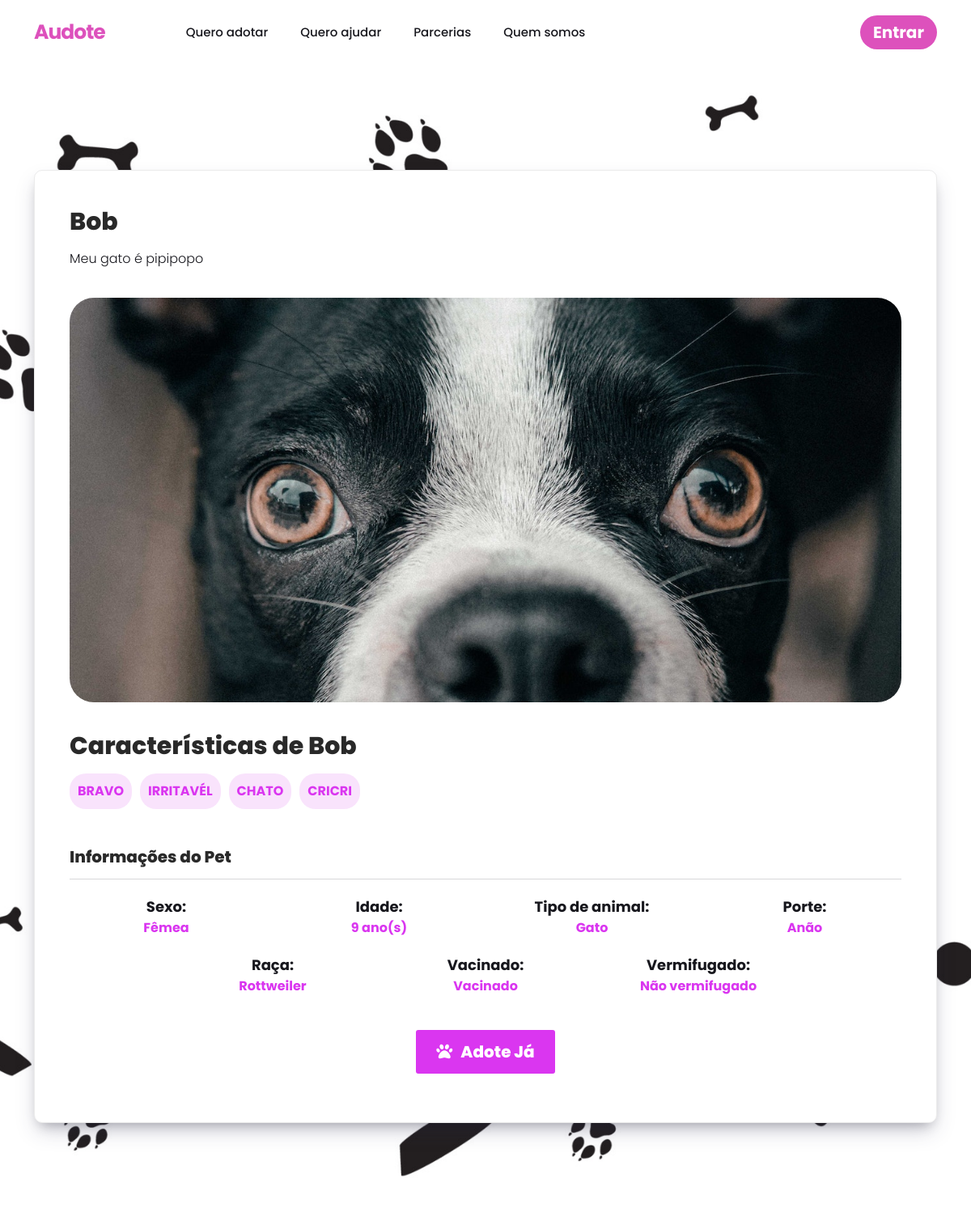
The page /pet.php?idPet=8 on the database its author committed.
### tables this page shows
CREATE TABLE IF NOT EXISTS `pets` (
  `idPet` int NOT NULL AUTO_INCREMENT,
  `nomePet` varchar(75) DEFAULT NULL,
  `tipoAnimal` varchar(75) DEFAULT NULL,
  `raca` varchar(75) DEFAULT NULL,
  `idadePet` int DEFAULT NULL,
  `porte` varchar(75) DEFAULT NULL,
  `sexo` varchar(50) DEFAULT NULL,
  `descricao` varchar(255) DEFAULT NULL,
  `vacinas` varchar(75) DEFAULT NULL,
  `vermifugado` varchar(75) DEFAULT NULL,
  `imagemPet` varchar(225) DEFAULT NULL,
  `caracteristicas` varchar(400) NOT NULL,
  `idUsuario` int NOT NULL,
  PRIMARY KEY (`idPet`)
);

### pet.php (the view, shortened to what this page needs)
<?php
include('config.php');
?>
<!DOCTYPE html>
<html lang="en" class="audote-root">
<head>
    <link rel="stylesheet" href="style-inicio.css">
    <link rel="stylesheet" href="src/style/pet.css">
    <link rel="stylesheet" href="https://cdn.jsdelivr.net/npm/bootstrap@5.3.0-alpha3/dist/css/bootstrap.min.css" />
    <link rel="stylesheet" href="src/style/pgprincipal.css" />
</head>
<body>
    <?php include('./secoes/nav.php') ?>
    <?php
    $idPet = $_GET['idPet'];
    $stmt = $pdo->prepare("SELECT * FROM `pets` WHERE idPet = $idPet;");
	$stmt ->execute();
    $row = $stmt ->fetch(PDO::FETCH_BOTH);
    $caracTexto = $row['caracteristicas'];
    $caracArray = explode(',', $caracTexto);
    ?>
            <section class="pet-details-area mt-100">
                <div class="container">
                    <div class="row">
                        <div>
                            <div class="pet-details-content">
                                <h4 class="title"><?php echo $row['nomePet'] ?></h4>
                                <p><?php echo $row['descricao'] ?></p>
                                <div class="pet-details-img">
                                    <img src="<?php echo $row['imagemPet'] ?>" alt="">
                                </div>
                                <h4 class="title">Características de <?php echo $row['nomePet'] ?></h4>
                                <div class="caracteristicas">
                                    <p><?php foreach($caracArray as $caracteristica) {
                                        echo "<span class='caracteristica'> $caracteristica </span>";
                                    } ?></p>
                                </div>
                                <div class="pet-dog-info">
                                    <h5 class="title">Informações do Pet</h5>
                                    <div class="row">
                                        <div class="col-md-3 col-sm-4 col-6">
                                            <div class="pet-info-item">
                                                <h6>Sexo:</h6>
                                                <span><?php echo $row['sexo'] ?></span>
                                            </div>
                                        </div>
                                        <div class="col-md-3 col-sm-4 col-6">
                                            <div class="pet-info-item">
                                                <h6>Idade:</h6>
                                                <span><?php echo$row['idadePet'] ?> ano(s)</span>
                                            </div>
                                        </div>
                                        <div class="col-md-3 col-sm-4 col-6">
                                            <div class="pet-info-item">
                                                <h6>Tipo de animal:</h6>
                                                <span><?php echo $row['tipoAnimal'] ?></span>
                                            </div>
                                        </div>
                                        <div class="col-md-3 col-sm-4 col-6">
                                            <div class="pet-info-item">
                                                <h6>Porte:</h6>
                                                <span><?php echo $row['porte'] ?></span>
                                            </div>
                                        </div>
                                        <div class="col-md-3 col-sm-4 col-6">
                                            <div class="pet-info-item">
                                                <h6>Raça:</h6>
                                                <span><?php echo $row['raca'] ?></span>
                                            </div>
                                        </div>
                                        <div class="col-md-3 col-sm-4 col-6">
                                            <div class="pet-info-item">
                                                <h6>Vacinado:</h6>
                                                <span><?php echo $row['vacinas'] ?></span>
                                            </div>
                                        </div>
                                        <div class="col-md-3 col-sm-4 col-6">
                                            <div class="pet-info-item">
                                                <h6>Vermifugado:</h6>
                                                <span><?php echo $row['vermifugado'] ?></span>
                                            </div>
                                        </div>
                                    </div>
                                    <a href="#" class="botao"> <i class="fa-solid fa-paw"></i> Adote já</a>
                                </div>
                            </div>
                        </div>
                    </div>
                </div>
            </section>
</body>
</html>

### style-inicio.css (style rules this page uses)
* { margin: 0; padding: 0; box-sizing: border-box; }
body { font-family: 'Poppins', sans-serif; }
.botao { -moz-user-select: none; user-select: none; background: #da36f0 repeat scroll 0 0; border: medium none; border-radius: 3px; color: #fff; cursor: pointer; display: inline-flex; align-items: center; font-size: 20px; font-weight: 800; letter-spacing: 0; line-height: 1; margin-bottom: 0; padding: 17px 25px; text-align: center; text-transform: capitalize; touch-action: manipulation; transition: all 0.3s ease 0s; vertical-align: middle; white-space: nowrap; position: relative; z-index: 1; overflow: hidden; text-decoration: none; align-self: center; gap: 10px; }
.botao::before { content: ""; position: absolute; -webkit-transition-duration: 800ms; transition-duration: 800ms; width: 200%; height: 200%; top: 110%; left: 50%; background: #292929; -webkit-transform: translateX(-50%); transform: translateX(-50%); border-radius: 50%; z-index: -1; color: #d8d8da; }

### src/style/pet.css (style rules this page uses)
.pet-details-area { background-image: url(../img/bg-pet.jpg); background-position: center; background-size: cover; padding: 110px 0; }
.pet-details-area .container .row { display: flex; justify-content: center; }
.pet-details-content { background: #fff; border: 1px solid #ebebeb; border-radius: 10px; padding: 45px 43px 60px; box-shadow: rgba(50, 50, 93, 0.25) 0px 13px 27px -5px, rgba(0, 0, 0, 0.3) 0px 8px 16px -8px; }
.pet-details-content p { width: 100%; word-break: break-all; }
.pet-details-content > .title { font-size: 30px; margin-bottom: 16px; color: #292929; font-weight: 800; }
.pet-details-img { margin: 36px 0 36px; }
.pet-details-img { width: 100%; height: 500px; overflow: hidden; display: flex; justify-content: center; align-items: center; border-radius: 30px; }
.pet-details-img img { width: 100%; }
.pet-dog-info .title { color: #292929; font-weight: 800; padding-bottom: 15px; border-bottom: 1px solid #d8d8da; margin-bottom: 25px; font-size: 20px; }
.pet-info-item { margin-bottom: 25px; }
.pet-info-item h6 { font-size: 18px; line-height: 1; margin-bottom: 5px; font-weight: 700; }
.pet-info-item span { display: block; font-size: 16px; color: #da36f0; font-weight: 700; }
.caracteristica { display: inline-block; color: #da36f0; text-transform: uppercase; font-size: 1rem; padding: 10px; border-radius: 20px; margin: 0 10px 10px 0; font-weight: 700; background-color: #e385f03b; }
.caracteristicas { width: 90%; }
.pet-dog-info .botao { margin-top: 17px; }
.pet-dog-info { margin-top: 37px; display: flex; flex-direction: column; }
.pet-dog-info .row { text-align: center; }
a.botao { -moz-user-select: none; user-select: none; background: #da36f0 repeat scroll 0 0; border: medium none; border-radius: 3px; color: #ffffff; cursor: pointer; display: inline-flex; align-items: center; font-size: 20px; font-weight: 800; letter-spacing: 0; line-height: 1; margin-bottom: 0; padding: 17px 25px; text-align: center; text-transform: capitalize; touch-action: manipulation; transition: all 0.3s ease 0s; vertical-align: middle; white-space: nowrap; position: relative; z-index: 1; overflow: hidden; text-decoration: none; align-self: center; gap: 10px; }
.botao::before { content: ""; position: absolute; -webkit-transition-duration: 800ms; transition-duration: 800ms; width: 200%; height: 200%; top: 110%; left: 50%; background: #292929; -webkit-transform: translateX(-50%); transform: translateX(-50%); border-radius: 50%; z-index: -1; color: #d8d8da; }

### src/style/pgprincipal.css (style rules this page uses)
.audote-root { --HoverTransition: 300ms cubic-bezier(0.215, 0.61, 0.355, 1); --HoverOpacity: 0.6; --TextColor: #17171D; --MainColor: #dd51bc; --MainColorTransparent: #dd51bc2f; --MainColorDark: #74155e; --MainColorLight: #fff1fc; --SecondaryColor: #fff0d9; --SecondaryColorLight: #FFF8EC; --LightGrayColor: #dedede; }
body { font-family: 'Poppins', "Segoe UI", "Helvetica Neue", Arial, "Noto Sans", sans-serif, "Apple Color Emoji", "Segoe UI Emoji", "Segoe UI Symbol", "Noto Color Emoji"; color: var(--TextColor); font-weight: 300; font-feature-settings: 'kern'; -moz-font-feature-settings: 'kern'; -webkit-font-smoothing: antialiased; -moz-osx-font-smoothing: grayscale; }
a { color: var(--MainColor); text-decoration: none; }
.mt-100 { margin-top: 100px; }
@media (min-width: 576px) { .container { max-width: 540px; } }
@media (min-width: 768px) { .container { max-width: 720px; } }
@media (min-width: 992px) { .container { max-width: 960px; } }
@media (min-width: 1200px) { .container { max-width: 1140px; } }

### rows shown on the page
pets: nomePet "Bob", descricao "Meu gato é pipipopo", imagemPet (picture), caracteristicas "BRAVO", caracteristicas "IRRITAVÉL", caracteristicas "CHATO", caracteristicas "CRICRI", sexo "Fêmea", idadePet "9", tipoAnimal "Gato", porte "Anão", raca "Rottweiler", vacinas "Vacinado", vermifugado "Não vermifugado"
